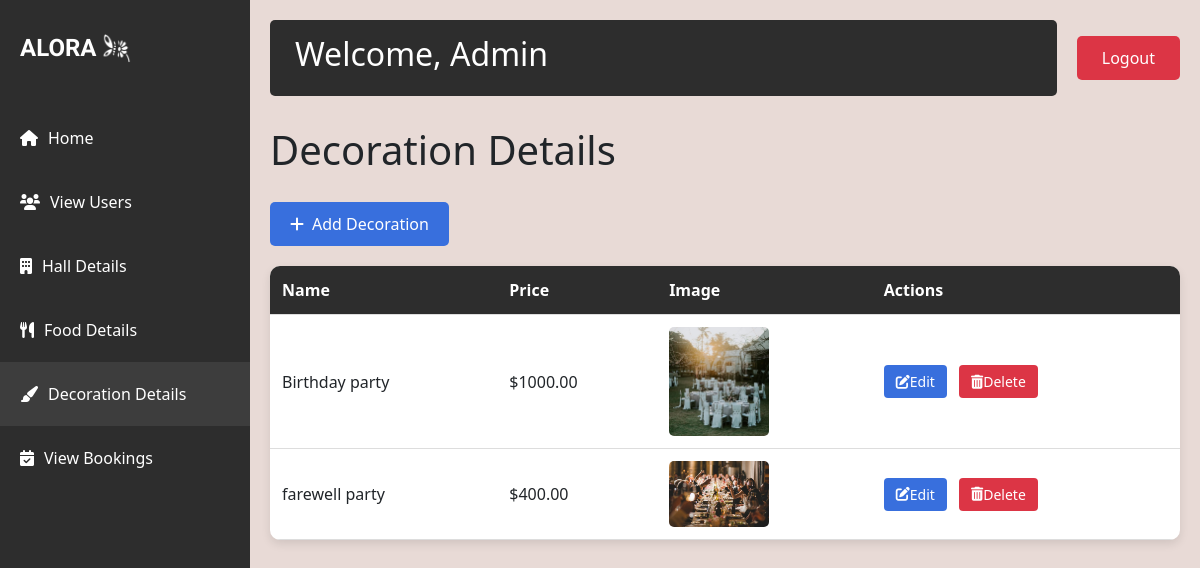
The app's page /decorationdetails, older data.
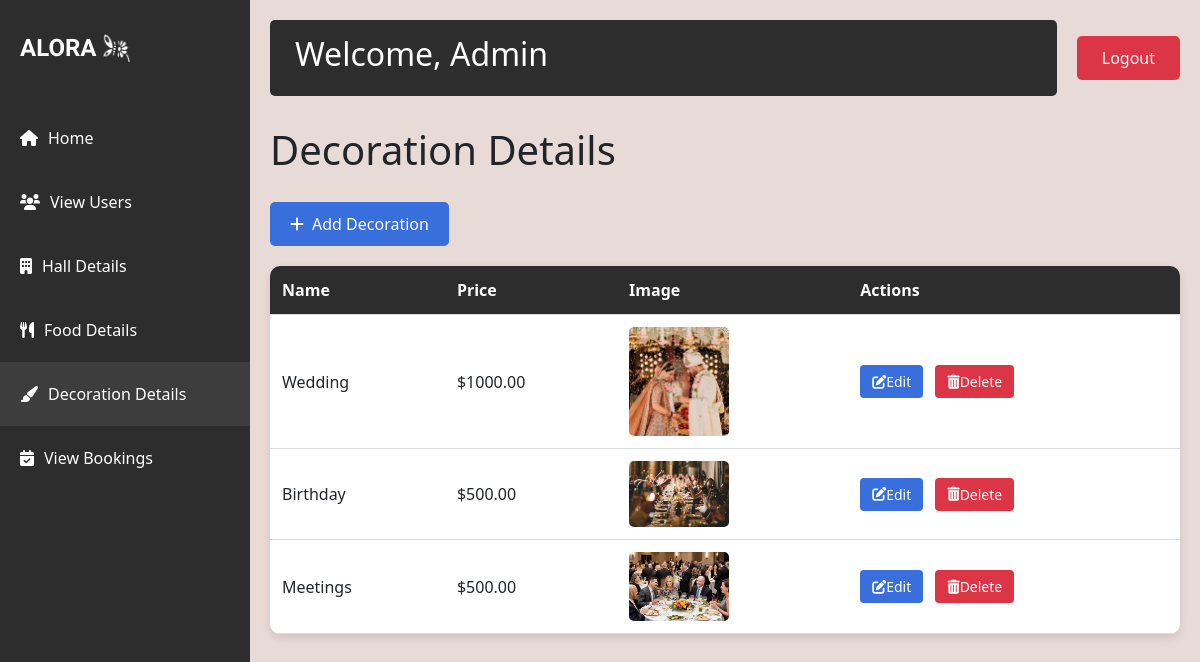
The same page, newer data.
### aloraapp/models.py (models this page shows)
class Decoration(models.Model):
    decoration_name=models.CharField(max_length=100,null=True)
    decoration_image=models.ImageField(upload_to='image/')
    decoration_price=models.DecimalField(max_digits=10,decimal_places=2)

### aloraapp/views.py (the view)
# urls.py: path('decorationdetails',views.decoration_details,name='decorationdetails'),
def decoration_details(request):
    data=Decoration.objects.all()
    return render(request,'decoration_details.html',{'datas':data})

### template/decoration_details.html (shortened to what this page needs)
<!DOCTYPE html>
<html lang="en">
<head>
    {% load static %}
    <link href="https://cdn.jsdelivr.net/npm/bootstrap@5.3.0/dist/css/bootstrap.min.css" rel="stylesheet">
    <link rel="stylesheet" href="https://cdnjs.cloudflare.com/ajax/libs/font-awesome/6.0.0-beta3/css/all.min.css">
</head>
<body>
    <div class="sidebar">
        <div class="logo-container">
            <div class="logo">ALORA</div>
            <img src="{% static 'aloral.png' %}" alt="Light Bulb" class="logo-image">
        </div>
        <nav class="nav flex-column">
            <a class="nav-link" href="{% url 'admin' %}">
                <i class="fas fa-home"></i> Home
            </a>
            <a class="nav-link" href="{% url 'viewusers' %}">
                <i class="fas fa-users"></i> View Users
            </a>
            <a class="nav-link" href="{% url 'halldetails' %}">
                <i class="fas fa-building"></i> Hall Details
            </a>
            <a class="nav-link" href="{% url 'fooddetails' %}">
                <i class="fas fa-utensils"></i> Food Details
            </a>
            <a class="nav-link active" href="{% url 'decorationdetails' %}">
                <i class="fas fa-paint-brush"></i> Decoration Details
            </a>
            <a class="nav-link" href="{% url 'admin_view_booking' %}">
                <i class="fas fa-calendar-check"></i> View Bookings
            </a>
        </nav>
    </div>
    <div class="main-content">
        <div class="top-nav">
            <div class="welcome-section">
                <h2>Welcome, Admin</h2>
            </div>
            <a href="{% url 'logout' %}" class="logout-btn">Logout</a>
        </div>
        <h1>Decoration Details</h1>
        <a href="{% url 'adddecoration' %}" class="add-button">
            <i class="fas fa-plus"></i> Add Decoration
        </a>
        <table class="decoration-table">
            <thead>
                <tr>
                    <th>Name</th>
                    <th>Price</th>
                    <th>Image</th>
                    <th>Actions</th>
                </tr>
            </thead>
            <tbody>
                {% for x in datas %}
                <tr>
                    <td>{{ x.decoration_name }}</td>
                    <td>${{ x.decoration_price }}</td>
                    <td><img src="{{ x.decoration_image.url }}" alt="{{ x.decoration_name }}"></td>
                    <td>
                        <a href="{% url 'updatedecoration' x.id %}" class="action-btn edit-btn">
                            <i class="fas fa-edit"></i> Edit
                        </a>
                        <a href="{% url 'delete_decoration' x.id %}" class="action-btn delete-btn">
                            <i class="fas fa-trash-alt"></i> Delete
                        </a>
                    </td>
                </tr>
                {% empty %}
                <tr>
                    <td colspan="4">No decorations found.</td>
                </tr>
                {% endfor %}
            </tbody>
        </table>
    </div>
</body>
</html>

### template/decoration_details.html (style rules this page uses)
body { background-color: #e8dad6; min-height: 100vh; }
.sidebar { background-color: #2d2d2d; color: white; min-height: 100vh; padding-top: 20px; position: fixed; width: 250px; transition: all 0.3s; }
.logo-container { display: flex; align-items: center; justify-content: flex-start; padding: 10px 20px; margin-bottom: 30px; }
.logo { font-family: 'Irish Grover'; font-size: 24px; font-weight: bold; }
.logo-image { width: 30px; height: 30px; margin-left: 5px; }
.nav-link { color: #ffffff; padding: 20px 20px; transition: all 0.3s; font-size: 16px; display: flex; align-items: center; }
.nav-link i { margin-right: 10px; }
.nav-link.active { background-color: #3d3d3d; }
.main-content { margin-left: 250px; padding: 20px; transition: all 0.3s; }
.top-nav { display: flex; justify-content: space-between; align-items: center; margin-bottom: 30px; }
.welcome-section { background-color: #2d2d2d; color: white; padding: 15px 25px; border-radius: 5px; flex-grow: 1; margin-right: 20px; }
.logout-btn { background-color: #dc3545; color: white; border: none; padding: 10px 25px; border-radius: 5px; text-decoration: none; transition: background-color 0.3s; }
.decoration-table { width: 100%; border-collapse: collapse; margin-top: 20px; background-color: white; border-radius: 10px; overflow: hidden; box-shadow: 0 4px 10px rgba(0, 0, 0, 0.1); }
.decoration-table th, .decoration-table td { padding: 12px; text-align: left; border-bottom: 1px solid #ddd; }
.decoration-table th { background-color: #2d2d2d; color: white; }
.decoration-table img { width: 100px; height: auto; border-radius: 5px; }
.action-btn { padding: 6px 12px; border-radius: 4px; text-decoration: none; color: white; font-size: 14px; display: inline-flex; align-items: center; justify-content: center; transition: all 0.3s; }
.edit-btn { background-color: #386fdd; }
.delete-btn { background-color: #dc3545; margin-left: 8px; }
.add-button { display: inline-block; margin-top: 20px; padding: 10px 20px; background-color: #386fdd; color: #fff; text-decoration: none; border-radius: 5px; font-size: 16px; transition: background-color 0.3s; display: inline-flex; align-items: center; }
.add-button i { margin-right: 8px; }

Row changes from the older to the newer data that the page shows:
removed Decoration: decoration_name "Birthday party", decoration_price "1000.00", decoration_image (picture)
removed Decoration: decoration_name "farewell party", decoration_price "400.00", decoration_image (picture)
added Decoration: decoration_name "Wedding", decoration_price "1000.00", decoration_image (picture)
added Decoration: decoration_name "Birthday", decoration_price "500.00", decoration_image (picture)
added Decoration: decoration_name "Meetings", decoration_price "500.00", decoration_image (picture)
